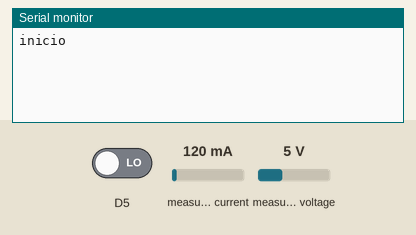
This sketch was run on a simulated ESP8266 (NodeMCU). On the bench: the last lines printed to the serial monitor. The test bench sets the inputs (shaded band); at power-on: D5 LOW, measured current 120 mA, measured voltage 5 V.

Above: at 1.2 s.
1.3 s: D5 driven HIGH
At 1.8 s:
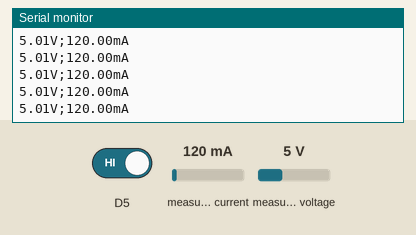
3.2 s: D5 driven LOW
At 3.7 s:
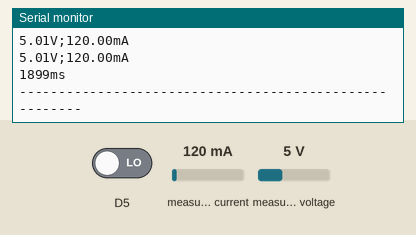

Measured:
- after the input at 1.3 s, the serial monitor: prints a new line at once (image 1)
- after the input at 3.2 s, the serial monitor: prints a new line at once (image 2)

The sketch:

getcurrent.ino
```cpp
#include <Wire.h>
#include <Adafruit_INA219.h>
#include <String.h>


int prevState = 0;
int state=0;

Adafruit_INA219 ina219;

int counter1 = 0;
int counter10 = 0;
float analyzedata = 0;
float shuntvoltage = 0;
float busvoltage = 0;
float current_mA = 0;
float loadvoltage = 0;
float power_mW = 0;


void setup(void) {
  Serial.begin(9600);
  pinMode(D5, INPUT);


  if (!ina219.begin()) {
    Serial.println("Failed to find INA219 chip");
    while (1) { delay(10); }
  }
  // Serial.println("Measuring voltage and current with INA219 ...");
  Serial.println("inicio");
}

int timeOnMillis;
void loop(void) {


  shuntvoltage = ina219.getShuntVoltage_mV();
  busvoltage = ina219.getBusVoltage_V();
  current_mA = ina219.getCurrent_mA();
  power_mW = ina219.getPower_mW();
  loadvoltage = busvoltage + (shuntvoltage / 1000);


  if (digitalRead(D5) == 1) {

    Serial.print((String)loadvoltage + "V;");
    Serial.print((String)current_mA + "mA");
    Serial.println();
  }
  state=digitalRead(D5);

  if(state!=prevState){
    prevState=state;
    if(state==1){
      //Serial.println("recebendo millis");
      timeOnMillis=millis();
    }
    if(state==0){
      timeOnMillis = millis() - timeOnMillis;
      Serial.print((String)timeOnMillis + "ms\n");
      Serial.println("-------------------------------------------------------");
      counter1++;

      if(counter1==3){
        counter10++;
        counter1=0;
      }
    }
  }

  if(counter10>=100){
    Serial.println("fim");
    counter10=0;
  }
}
```
